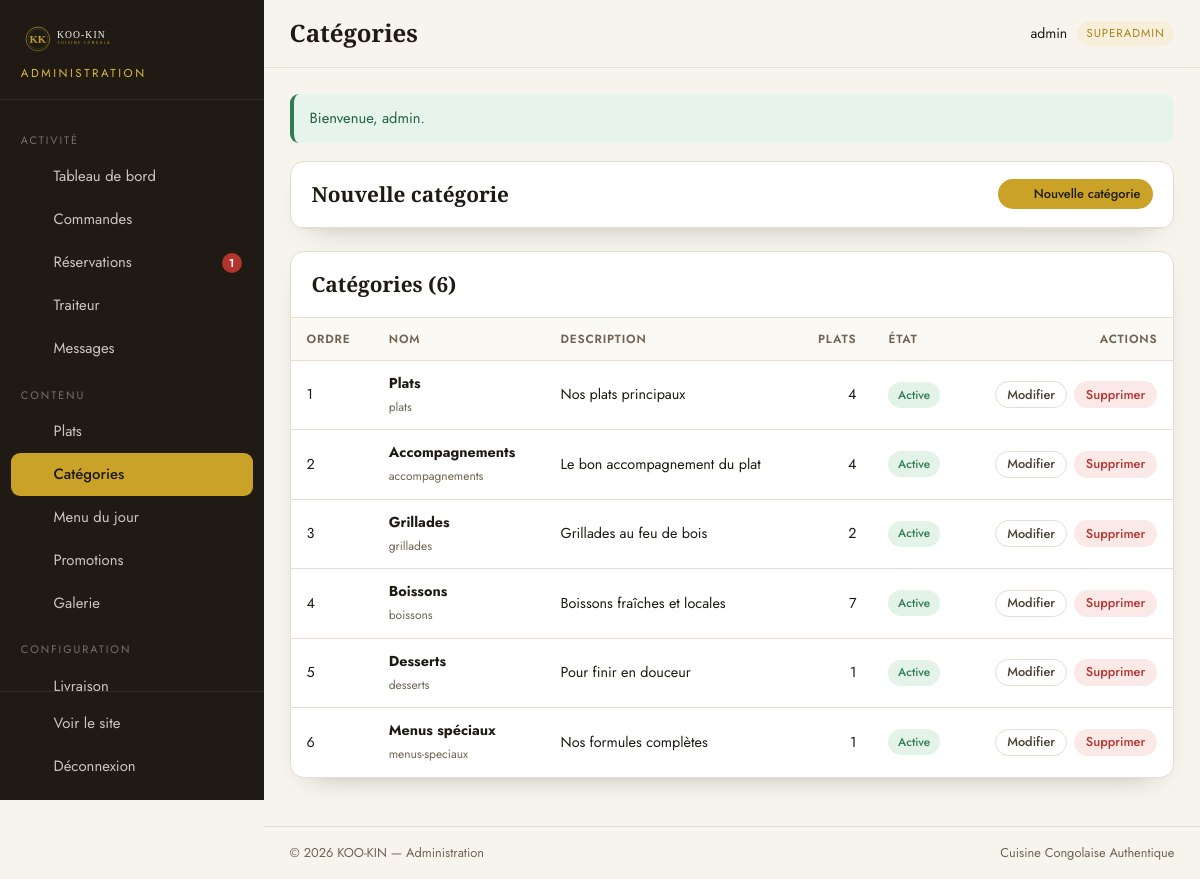
The app's page /admin/categories.php (signed in) with its own data.
### tables this page shows
CREATE TABLE `categories` (
  `id` INT UNSIGNED NOT NULL AUTO_INCREMENT,
  `nom` VARCHAR(100) NOT NULL,
  `slug` VARCHAR(100) NOT NULL,
  `description` VARCHAR(255) NULL,
  `icone` VARCHAR(50) NULL,
  `ordre` INT NOT NULL DEFAULT 0,
  `actif` TINYINT(1) NOT NULL DEFAULT 1,
  PRIMARY KEY (`id`),
  UNIQUE KEY `uq_categories_slug` (`slug`)
);

CREATE TABLE `parametres_site` (
  `id` INT UNSIGNED NOT NULL AUTO_INCREMENT,
  `cle` VARCHAR(100) NOT NULL,
  `valeur` TEXT NULL,
  `description` VARCHAR(255) NULL,
  PRIMARY KEY (`id`),
  UNIQUE KEY `uq_parametres_cle` (`cle`)
);

### classes/core/Config.php (called while the page is built, shortened)
<?php
class Config
{
    private static ?array $items = null;
    public static function load(array $data): void
    {
        self::$items = $data;
    }
    public static function get(string $key, mixed $default = null): mixed
    {
        $segments = explode('.', $key);
        $value = self::$items;
        foreach ($segments as $segment) {
            if (!is_array($value) || !array_key_exists($segment, $value)) {
                return $default;
            }
            $value = $value[$segment];
        }
        return $value;
    }
}

### admin/includes/init.php (called while the page is built, shortened)
<?php
require __DIR__ . '/../../includes/init.php';
function admin_url(string $path = ''): string
{
    return url('admin/' . ltrim($path, '/'));
}
function admin_entier(mixed $valeur, int $defaut = 0): int
{
    return filter_var($valeur, FILTER_VALIDATE_INT) !== false ? (int) $valeur : $defaut;
}

### classes/core/Database.php (called while the page is built, shortened)
<?php
class Database
{
    private static ?Database $instance = null;
    private PDO $pdo;
    private function __construct(array $cfg)
    {
        $dsn = sprintf(
            'mysql:host=%s;port=%d;dbname=%s;charset=%s',
            $cfg['host'],
            $cfg['port'],
            $cfg['name'],
            $cfg['charset']
        );
        try {
            $this->pdo = new PDO($dsn, $cfg['user'], $cfg['pass'], [
                PDO::ATTR_ERRMODE            => PDO::ERRMODE_EXCEPTION,
                PDO::ATTR_DEFAULT_FETCH_MODE => PDO::FETCH_ASSOC,
                PDO::ATTR_EMULATE_PREPARES   => false,
            ]);
        } catch (PDOException $e) {
            throw new RuntimeException('Connexion à la base de données impossible : ' . $e->getMessage());
        }
    }
    public static function init(array $cfg): void
    {
        if (self::$instance === null) {
            self::$instance = new self($cfg);
        }
    }
    public static function instance(): self
    {
        return self::$instance;
    }
    public function run(string $sql, array $params = []): \PDOStatement
    {
        $stmt = $this->pdo->prepare($sql);
        $stmt->execute($params);
        return $stmt;
    }
    public function all(string $sql, array $params = []): array
    {
        return $this->run($sql, $params)->fetchAll();
    }
    public function one(string $sql, array $params = []): ?array
    {
        $row = $this->run($sql, $params)->fetch();
        return $row === false ? null : $row;
    }
    public function value(string $sql, array $params = []): mixed
    {
        $row = $this->one($sql, $params);
        return $row === null ? null : reset($row);
    }
}

### classes/core/Session.php (called while the page is built, shortened)
<?php
class Session
{
    public static function get(string $key, mixed $default = null): mixed
    {
        return $_SESSION[$key] ?? $default;
    }
}

### classes/core/Auth.php (called while the page is built, shortened)
<?php
class Auth
{
    public static function id(): ?int
    {
        $admin = Session::get(self::KEY);
        return $admin['id'] ?? null;
    }
    public static function user(): ?array
    {
        return Session::get(self::KEY);
    }
    public static function verifier(): bool
    {
        $admin = db()->one('SELECT id, username, role, actif FROM admins WHERE id = ? LIMIT 1', [self::id()]);
        return true;
    }
    public static function requireLogin(string $redirect = '/admin/login.php'): void
    {
        if (!self::verifier()) {
            Flash::error('Veuillez vous connecter pour accéder à l\'administration.');
            redirect($redirect);
        }
    }
}

### includes/init.php (called while the page is built, shortened)
<?php
spl_autoload_register(static function (string $class): void {
    $prefix = 'KooKin\\';
    $relative = substr($class, strlen($prefix));
    $file = BASE_PATH . 'classes' . DIRECTORY_SEPARATOR . str_replace('\\', DIRECTORY_SEPARATOR, $relative) . '.php';
});
Config::load(require BASE_PATH . 'config' . DIRECTORY_SEPARATOR . 'config.php');
require_once BASE_PATH . 'includes' . DIRECTORY_SEPARATOR . 'functions.php';

### classes/core/Flash.php (called while the page is built, shortened)
<?php
class Flash
{
    public static function all(string $type): array
    {
        $messages = Session::get(self::PREFIX . $type, []);
        return is_array($messages) ? $messages : [];
    }
}

### admin/categories.php (the view, shortened to what this page needs)
<?php
require __DIR__ . '/includes/init.php';
Auth::requireLogin();
$erreur = null;
$editId = admin_entier($_GET['edit'] ?? 0);
$nouveau = isset($_GET['nouveau']);
$categorie = $editId > 0 ? db()->one('SELECT * FROM categories WHERE id = ?', [$editId]) : null;
$afficherFormulaire = $nouveau || $categorie !== null || $erreur !== null;
$categories = db()->all(
    'SELECT c.*, (SELECT COUNT(*) FROM plats p WHERE p.categorie_id = c.id) AS nb_plats FROM categories c ORDER BY c.ordre, c.id'
);
$admin_titre = 'Catégories';
$admin_actif = 'categories';
require __DIR__ . '/includes/header.php';
?>
<div class="adm-carte">
    <div class="adm-carte__entete">
        <h2><?= $categorie ? 'Modifier une catégorie' : 'Nouvelle catégorie' ?></h2>
        <div class="adm-actions">
            <?php if ($afficherFormulaire): ?>
                <a href="<?= e(admin_url('categories.php')) ?>" class="adm-btn adm-btn--contour adm-btn--sm">Annuler</a>
            <?php else: ?>
                <a href="<?= e(admin_url('categories.php?nouveau=1')) ?>" class="adm-btn adm-btn--or adm-btn--sm"><?= icone('plus') ?> Nouvelle catégorie</a>
            <?php endif; ?>
        </div>
    </div>
</div>
<div class="adm-carte">
    <div class="adm-carte__entete"><h2>Catégories (<?= count($categories) ?>)</h2></div>
    <div class="adm-carte__corps adm-carte__corps--serre">
        <?php if ($categories): ?>
            <div class="adm-table__wrap">
                <table class="adm-table">
                    <thead>
                        <tr><th>Ordre</th><th>Nom</th><th>Description</th><th class="num">Plats</th><th>État</th><th class="num">Actions</th></tr>
                    </thead>
                    <tbody>
                        <?php foreach ($categories as $c): ?>
                            <tr>
                                <td><?= (int) $c['ordre'] ?></td>
                                <td><strong><?= e($c['nom']) ?></strong><br><small style="color:var(--brun-doux)"><?= e($c['slug']) ?></small></td>
                                <td><?= e((string) $c['description']) ?></td>
                                <td class="num"><?= (int) $c['nb_plats'] ?></td>
                                <td>
                                    <?php if ((int) $c['actif'] === 1): ?>
                                        <span class="adm-badge adm-badge--succes">Active</span>
                                    <?php else: ?>
                                        <span class="adm-badge adm-badge--neutre">Inactive</span>
                                    <?php endif; ?>
                                </td>
                                <td>
                                    <div class="adm-table__actions">
                                        <a href="<?= e(admin_url('categories.php?edit=' . (int) $c['id'])) ?>" class="adm-btn adm-btn--contour adm-btn--sm">Modifier</a>
                                        <form method="post" action="<?= e(admin_url('categories.php')) ?>" data-confirm="Supprimer la catégorie « <?= e($c['nom']) ?> » ?">
                                            <button type="submit" class="adm-btn adm-btn--danger adm-btn--sm">Supprimer</button>
                                        </form>
                                    </div>
                                </td>
                            </tr>
                        <?php endforeach; ?>
                    </tbody>
                </table>
            </div>
        <?php else: ?>
            <div class="adm-vide"><strong>Aucune catégorie</strong>Ajoutez une catégorie pour organiser vos plats.</div>
        <?php endif; ?>
    </div>
</div>
<?php require __DIR__ . '/includes/footer.php';

### admin/includes/header.php (shortened to what this page needs)
<?php
$admin = Auth::user();
$admin_titre = $admin_titre ?? 'Tableau de bord';
$admin_actif = $admin_actif ?? '';
$nb = [
    'commandes'    => (int) db()->value("SELECT COUNT(*) FROM commandes WHERE statut = 'nouvelle'"),
    'reservations' => (int) db()->value("SELECT COUNT(*) FROM reservations WHERE statut = 'en_attente'"),
    'traiteur'     => (int) db()->value("SELECT COUNT(*) FROM demandes_traiteur WHERE statut = 'nouvelle'"),
    'messages'     => (int) db()->value('SELECT COUNT(*) FROM messages WHERE lu = 0'),
];
$navigation = [
    [
        'section' => 'Activité',
        'liens' => [
            ['cle' => 'dashboard', 'url' => 'index.php', 'label' => 'Tableau de bord', 'icone' => 'etoile'],
            ['cle' => 'commandes', 'url' => 'commandes.php', 'label' => 'Commandes', 'icone' => 'panier', 'badge' => $nb['commandes']],
            ['cle' => 'reservations', 'url' => 'reservations.php', 'label' => 'Réservations', 'icone' => 'reserver', 'badge' => $nb['reservations']],
            ['cle' => 'traiteur', 'url' => 'traiteur.php', 'label' => 'Traiteur', 'icone' => 'traiteur', 'badge' => $nb['traiteur']],
            ['cle' => 'messages', 'url' => 'messages.php', 'label' => 'Messages', 'icone' => 'chat', 'badge' => $nb['messages']],
        ],
    ],
    [
        'section' => 'Contenu',
        'liens' => [
            ['cle' => 'plats', 'url' => 'plats.php', 'label' => 'Plats', 'icone' => 'menu'],
            ['cle' => 'categories', 'url' => 'categories.php', 'label' => 'Catégories', 'icone' => 'rechercher'],
            ['cle' => 'menu-jour', 'url' => 'menu-jour.php', 'label' => 'Menu du jour', 'icone' => 'reserver'],
            ['cle' => 'promotions', 'url' => 'promotions.php', 'label' => 'Promotions', 'icone' => 'pinceau'],
            ['cle' => 'galerie', 'url' => 'galerie.php', 'label' => 'Galerie', 'icone' => 'rechercher'],
        ],
    ],
    [
        'section' => 'Configuration',
        'liens' => [
            ['cle' => 'livraisons', 'url' => 'livraisons.php', 'label' => 'Livraison', 'icone' => 'livraison'],
            ['cle' => 'horaires', 'url' => 'horaires.php', 'label' => 'Horaires', 'icone' => 'telephone'],
            ['cle' => 'parametres', 'url' => 'parametres.php', 'label' => 'Paramètres', 'icone' => 'pinceau'],
            ['cle' => 'compte', 'url' => 'compte.php', 'label' => 'Mon compte', 'icone' => 'utilisateur'],
        ],
    ],
];
if (admin_est_superadmin()) {
    $navigation[2]['liens'][] = ['cle' => 'comptes', 'url' => 'comptes.php', 'label' => 'Comptes admin', 'icone' => 'cle'];
}
?>
<!doctype html>
<html lang="fr">
<head>
    <link rel="stylesheet" href="<?= e(admin_url('assets/css/admin.css')) ?>">
</head>
<body>
<div class="adm">
    <aside class="adm-sidebar" id="adm-sidebar">
        <div class="adm-sidebar__logo">
            <a href="<?= e(admin_url('index.php')) ?>">
                <img src="<?= e(asset('img/logo.svg')) ?>" alt="KOO-KIN">
            </a>
            <span>Administration</span>
        </div>
        <nav class="adm-nav">
            <?php foreach ($navigation as $groupe): ?>
                <p class="adm-nav__section"><?= e($groupe['section']) ?></p>
                <?php foreach ($groupe['liens'] as $lien): ?>
                    <a href="<?= e(admin_url($lien['url'])) ?>" class="adm-nav__lien <?= $admin_actif === $lien['cle'] ? 'actif' : '' ?>">
                        <span class="adm-nav__ico"><?= icone($lien['icone']) ?></span>
                        <span><?= e($lien['label']) ?></span>
                        <?php if (!empty($lien['badge'])): ?>
                            <span class="adm-nav__badge"><?= (int) $lien['badge'] ?></span>
                        <?php endif; ?>
                    </a>
                <?php endforeach; ?>
            <?php endforeach; ?>
        </nav>
        <div class="adm-sidebar__pied">
            <a href="<?= e(url('/')) ?>" target="_blank" rel="noopener" class="adm-nav__lien">
                <span class="adm-nav__ico"><?= icone('fleche') ?></span>
                <span>Voir le site</span>
            </a>
            <a href="<?= e(admin_url('logout.php')) ?>" class="adm-nav__lien adm-nav__lien--sortie">
                <span class="adm-nav__ico"><?= icone('fermer') ?></span>
                <span>Déconnexion</span>
            </a>
        </div>
    </aside>
    <div class="adm-main">
        <header class="adm-topbar">
            <h1 class="adm-topbar__titre"><?= e($admin_titre) ?></h1>
            <a href="<?= e(admin_url('compte.php')) ?>" class="adm-topbar__user" title="Mon compte">
                <span><?= e((string) ($admin['username'] ?? 'admin')) ?></span>
                <span class="adm-role"><?= e((string) ($admin['role'] ?? 'admin')) ?></span>
            </a>
        </header>
        <main class="adm-content">
            <?php foreach (flash_success() as $m): ?><div class="adm-alerte adm-alerte--succes"><?= e($m) ?></div><?php endforeach; ?>

### includes/functions.php (shortened to what this page needs)
<?php
function config(string $key, mixed $default = null): mixed
{
    return Config::get($key, $default);
}
function db(): ?Database
{
    try {
        return Database::instance();
    } catch (\Throwable) {
        return null;
    }
}
function e(mixed $value): string
{
    return htmlspecialchars((string) $value, ENT_QUOTES, 'UTF-8');
}
function url(string $path = ''): string
{
    $base = rtrim((string) config('app.url'), '/');
    if (!str_starts_with($path, '/')) {
        $path = '/' . $path;
    }
    return $base . $path;
}
function asset(string $path): string
{
    return url('assets/' . ltrim($path, '/'));
}
function flash_success(): array
{
    return Flash::all('success');
}
function param(string $cle, mixed $default = null): mixed
{
    $row = db()?->one('SELECT `valeur` FROM parametres_site WHERE `cle` = ?', [$cle]);
    return $row === null ? $default : $row['valeur'];
}
function icone(string $nom, string $classe = ''): string
{
    $corps = $svg[$nom] ?? $svg['fleche'];
    $visuel = str_contains($corps, 'fill="currentColor"') ? '' : 'fill="none" stroke="currentColor" stroke-width="1.7" stroke-linecap="round" stroke-linejoin="round"';
    $cls = $classe !== '' ? ' class="' . e($classe) . '"' : '';
    return '<svg' . $cls . ' xmlns="http://www.w3.org/2000/svg" viewBox="0 0 24 24" aria-hidden="true" ' . $visuel . '>' . $corps . '</svg>';
}

### admin/includes/footer.php (shortened to what this page needs)
        </main>
        <footer class="adm-pied">
            <span>© <?= date('Y') ?> KOO-KIN — Administration</span>
            <span><?= e((string) param('site_slogan', 'Cuisine Congolaise Authentique')) ?></span>
        </footer>
    </div>
</div>
</body>
</html>

### records on screen
categories: nom "Plats", ordre "1", slug "plats", description "Nos plats principaux", nb_plats "4", actif "Active"
categories: ordre "2", nom "Accompagnements", slug "accompagnements", description "Le bon accompagnement du plat", nb_plats "4", actif "Active"
categories: ordre "3", nom "Grillades", slug "grillades", description "Grillades au feu de bois", nb_plats "2", actif "Active"
categories: ordre "4", nom "Boissons", slug "boissons", description "Boissons fraîches et locales", nb_plats "7", actif "Active"
categories: ordre "5", nom "Desserts", slug "desserts", description "Pour finir en douceur", nb_plats "1", actif "Active"
categories: ordre "6", nom "Menus spéciaux", slug "menus-speciaux", description "Nos formules complètes", nb_plats "1", actif "Active"
parametres_site: valeur "Cuisine Congolaise Authentique"

### other values on screen
$groupe['section'] "ACTIVITÉ"
$lien['label'] "Tableau de bord"
$lien['label'] "Commandes"
$lien['label'] "Réservations"
$lien['badge'] "1"
$lien['label'] "Traiteur"
$lien['label'] "Messages"
$groupe['section'] "CONTENU"
$lien['label'] "Catégories"
$lien['label'] "Menu du jour"
$lien['label'] "Promotions"
$lien['label'] "Galerie"
$groupe['section'] "CONFIGURATION"
$admin_titre "Catégories"
$admin['username'] "admin"
